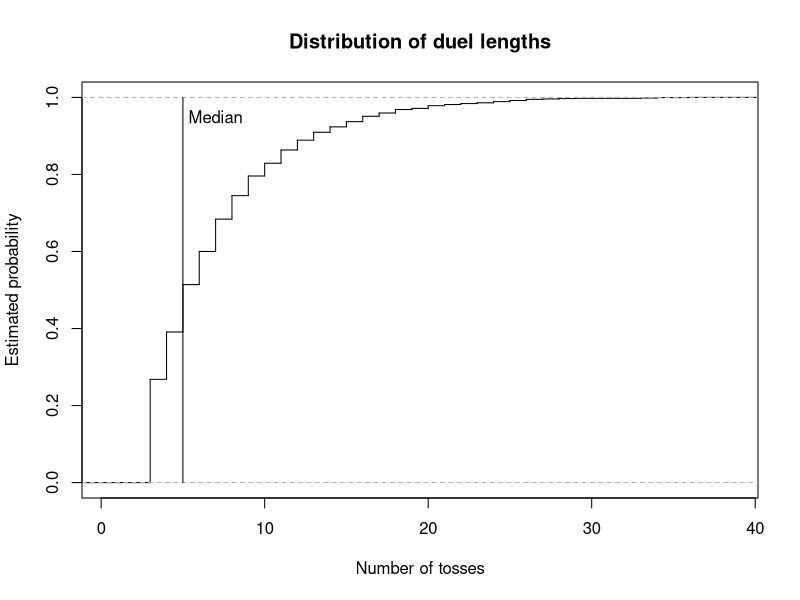
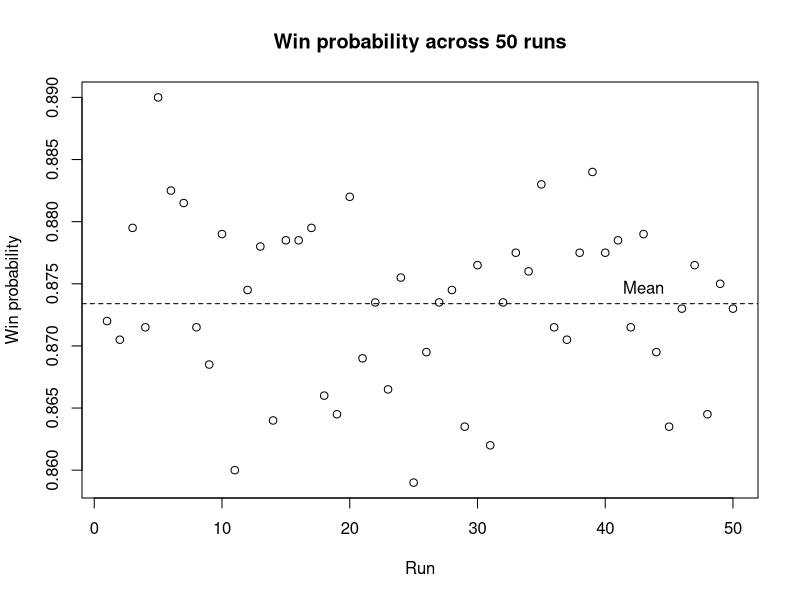

These figures' R source, in order:
# =============================================================================
# Coin-Toss Pattern Duel
#
# Authors:
# Pierrick de Boer: S3034691
# Fagan Ganbarli: S3015664
# Raneem Alluhaydan: S3044929


# Contributions:
# Pierrick de Boer ( 33%): Task 1-3
# Fagan Ganbarli ( 33%): Task 4-5
# Raneem Alluhaydan ( 33%): Task 6-7
#
# Overview:
# This script simulates duels between two binary patterns in a sequence
# of coin tosses. It identifies which pattern appears first and estimates
# the probability that player A wins through repeated simulations.
#
# Main functions:
# 1. firsthit(): Find the first occurrence of a pattern.
# 2. sim_duels(): Simulate multiple duels.
# 3. duel(): Simulate one duel.
# 4. pwin(): Estimate the probability that a pattern wins.
# 5. ewait(): Calculate the expected waiting time of a pattern.
# 6. pmat(): Calculate win probabilities between patterns.
# 7. find_cycle(): Find a non-transitive cycle of patterns.
# =============================================================================

# Task 1: Find the first occurrence of a pattern in a toss stream.

# Idea:
# Compare the pattern with every window of k consecutive tosses at
# once and return the position where the first matching window ends.

# Input:
# x = A toss stream, either a vector or a matrix with one
#     stream per row.
# a = A pattern of length k.

# Output:
# The toss at which the pattern is first completed in each row,
# or NA if the pattern does not appear.

# Method:
# Convert a vector into a one-row matrix.
# Build a logical matrix of all possible starting positions and
# compare each element of the pattern with the matching shifted
# columns of x.
# Take the first matching start in each row and add k - 1 to
# obtain the ending position.

firsthit <- function(x, a) {
  
  # Treat a single stream as a matrix with one row.
  if (!is.matrix(x)) {
    x <- matrix(x, nrow = 1)
  }
  
  L <- ncol(x)
  k <- length(a)
  
  # A pattern longer than the sequence cannot occur.
  if (k > L) {
    return(rep(NA, nrow(x)))
  }
  
  # Check every possible starting position.
  hit <- matrix(TRUE, nrow = nrow(x), ncol = L - k + 1)
  
  for (j in seq_along(a)) {
    hit <- hit & x[, j:(L - k + j), drop = FALSE] == a[j]
  }
  
  # Find the first matching position in each row.
  start <- max.col(hit, ties.method = "first")
  start[rowSums(hit) == 0] <- NA
  
  # Convert starting positions into ending positions.
  return(start + k - 1)
}


# Task 2: Simulate duels between two patterns.

# Idea:
# Toss a shared coin stream for many duels at once and stop each
# duel as soon as one of the two patterns appears.

# Input:
# a = Binary pattern of player A.
# b = Binary pattern of player B, distinct from a and of equal length.
# p = The probability of a head
# nreps = The number of independent duels to simulate.

# Output:
# A list containing the winner of each duel (1 for A, 0 for B)
# and the number of tosses each duel took.

# Method:
# Check that the patterns have equal length and are distinct.
# Generate tosses in blocks, one row per duel, and find the first
# occurrence of each pattern with firsthit().
# Store the results of decided duels and continue only with the
# undecided ones. Keep the last k - 1 tosses of each undecided row
# so that patterns crossing block boundaries are detected.

sim_duels <- function(a, b, p = 0.5, nreps = 1) {
  
  k <- length(a)
  
  if (k != length(b)) {
    stop("this is not a fair game!")
  }
  
  if (all(a == b)) {
    stop("a and b are identical")
  }
  
  # Initialize the block length and simulation results.
  time <- 0
  B <- 3 * k
  
  active <- 1:nreps
  winner <- rep(NA, nreps)
  tosses <- rep(NA, nreps)
  
  while (length(active) > 0) {
    
    # Generate the initial block of tosses.
    if (time == 0) {
      W <- matrix(
        rbinom(nreps * B, size = 1, prob = p),
        nrow = nreps
      )
      
    } else {
      # Retain the last k - 1 tosses from each active sequence.
      keep <- W[
        ,
        B - (k - 1) + seq_len(k - 1),
        drop = FALSE
      ]
      
      # Generate new tosses for the unfinished duels.
      W_new <- matrix(
        rbinom(
          nrow(keep) * (B - k + 1),
          size = 1,
          prob = p
        ),
        nrow = nrow(keep)
      )
      
      # Append the new tosses to the retained sequence.
      W <- cbind(keep, W_new)
    }
    
    # Find the first occurrence of each player's pattern.
    time_a <- firsthit(W, a)
    time_b <- firsthit(W, b)
    
    # Identify the winner based on the earliest occurrence.
    a_wins <- !is.na(time_a) &
      (is.na(time_b) | time_a < time_b)
    
    b_wins <- !is.na(time_b) &
      (is.na(time_a) | time_b < time_a)
    
    # Store the results of completed duels.
    decided <- a_wins | b_wins
    
    hit_time <- pmin(time_a, time_b, na.rm = TRUE)
    
    winner[active[a_wins]] <- 1
    winner[active[b_wins]] <- 0
    
    tosses[active[decided]] <- time + hit_time[decided]
    
    # Remove completed duels from the active simulations.
    active <- active[!decided]
    W <- W[!decided, , drop = FALSE]
    
    # Advance the number of newly generated tosses.
    time <- time + B - (k - 1)
  }
  
  return(list(winner = winner, tosses = tosses))
}


# Task 2: Simulate a single duel.

# Idea:
# A single duel is a special case of sim_duels() with one repetition,
# so the simulation code is shared rather than repeated.

# Input:
# a = Binary pattern of player A.
# b = Binary pattern of player B.
# p = The probability of a head

# Output:
# A vector c(winner, tosses), where winner is 1 if A wins and 0
# if B wins, and tosses is the number of tosses the duel took.

# Method:
# Call sim_duels() with nreps = 1 and combine both results
# into one vector.

duel <- function(a, b, p = 0.5) {
  
  # Simulate one duel.
  result <- sim_duels(a, b, p, nreps = 1)
  
  return(c(result[[1]], result[[2]]))
}


# Task 3: Estimate the probability that one pattern wins a duel.

# Idea:
# Estimate the win probability of player A as the proportion of
# simulated duels that A wins.

# Input:
# a = Binary pattern of player A.
# b = Binary pattern of player B.
# p = The probability of a head
# nreps = The number of independent duels to simulate.

# Output:
# The estimated probability that pattern a appears before pattern b.

# Method:
# Simulate all duels at once with sim_duels().
# Since a win for A is stored as 1 and a loss as 0, the mean of
# the winner vector estimates the win probability.

pwin <- function(a, b, p = 0.5, nreps = 10000) {
  
  # Simulate the duels.
  result <- sim_duels(a, b, p, nreps)
  
  # Calculate the proportion of duels won by player A.
  p_a_wins <- sum(result[[1]]) / length(result[[1]])
  
  return(p_a_wins)
}


# Task 4: Calculating the exact expected waiting time for a pattern.

# Idea:
# The expected waiting time depends on the lengths for which
# the first and last j elements of a pattern match. Each matching
# overlap contributes the reciprocal of the probability of its prefix.

# Input:
# a = A non-empty binary vector representing the pattern.
# p = The probability of a head (0 < p < 1).

# Output:
# The exact expected waiting time until the pattern appears. 

# Method:
# Check that the inputs are valid.
# Examine every possible overlap length. If the first and last j
# elements match, calculate the prefix probability and add its
# reciprocal to the expected waiting time.

ewait <- function(a, p = 0.5) {
  
  # Check that the pattern is a non-empty binary vector.
  if (length(a) == 0 || any(a != 0 & a != 1) || anyNA(a)) {
    stop("The pattern must be a non-empty binary vector.")  
  }
  
  # Check that p is a valid probability between 0 and 1.
  if (!is.numeric(p) || length(p) != 1 || 
      p <= 0 || p >= 1 || is.na(p)) {
    stop("p must be a numeric value between 0 and 1.")  
  }
  
  k <- length(a)
  expected_wait <- 0
  
  # Examine every possible overlap length, including the full pattern.
  for (j in 1:k) {
    
    # An overlap exists when the first and last j elements match.
    if (all(a[1:j] == a[(k-j+1):k])) {
      
      # Count the number of heads in the prefix.
      n_head <- sum(a[1:j] == 1)
      
      # Calculate the probability of the prefix.
      r_probability <- (p ^ n_head) * ((1 - p) ^ (j - n_head))
      
      # Add the reciprocal probability for this overlap.
      expected_wait <- expected_wait + (1 / r_probability)
    }
  }
  return(expected_wait)
}


# Task 5: Calculate the matrix of pairwise win probabilities.

# Idea:
# Estimate how often each pattern beats every other pattern using 
# repeated simulations, and store the result probabilities in a matrix. 

# Input:
# k = The length of each binary pattern.
# p = The probability of a head
# nreps = The number of simulated duels for each pair..

# Output:
# A 2^k by 2^k matrix of estimated win probabilities.
# The diagonal entries are NA, because a pattern cannot duel itself.

# Method:
# Generate all possible patterns of length k and arrange them in
# lexicographic order, with 0 before 1.
# Estimate the win probability for every distinct pattern using 
# the pwin() function and store the result in matrix M.

pmat <- function(k, p = 0.5, nreps = 10000) {
  
  # Generate all possible binary patterns of length k.
  pattern <- expand.grid(rep(list(0:1), k))
  
  # Arrange patterns in lexicographic order, with 0 before 1.
  pattern <- pattern[
    do.call(order, as.data.frame(pattern)), , drop = FALSE]
  
  # Convert the patterns to a matrix.
  pattern <- as.matrix(pattern)
  
  # Create a matrix to store the estimated win probabilities.
  M <- matrix(NA, nrow = 2^k, ncol = 2^k)
  
  # Calculate the number of patterns.
  n <- nrow(pattern)
  
  # Label the rows and columns using the binary patterns.
  rownames(M) <- apply(pattern, 1, paste, collapse = "")
  colnames(M) <- apply(pattern, 1, paste, collapse = "")
  
  # Estimate the probability that each pattern beats every other pattern.
  for (i in 1:n) {
    for (j in 1:n) {
      
      # Leave diagonal entries as NA, because a pattern cannot duel itself.
      if (i != j) {
        M[i, j] <- pwin(
          pattern[i, ],
          pattern[j, ],
          p = p,
          nreps = nreps
        )
      }
    }
  }
  return(M)
}




# Task 1: Test firsthit() on a stream that can be checked by hand.

x <- c(1, 0, 0, 1, 0, 1, 1, 1, 0)

firsthit(x, c(1, 0, 1))   # Expected: 6
firsthit(x, c(0, 1, 1))   # Expected: 7
firsthit(x, c(0, 0, 0))   # Expected: NA


# Task 5(a): Find the best reply and its win probability for each pattern.

# Idea:
# For each pattern, find the pattern that beats it with the 
# highest probability and display the results in a table.

# Input:
# M = The matrix of win probabilities created by pmat() function
# with k = 3 and a fair coin.

# Output:
# A data frame showing each pattern, its best reply, and the 
# probability that the best reply wins.

# Method:
# Replace the diagonal NA values with -inf so they cannot be 
# selected as the best reply.
# Find the maximum value in each column.
# Record the each pattern, its best reply, and the associated 
# win probability in a data frame.

# Create a matrix for k = 3 and a fair coin using pmat() function.
M <- pmat(k = 3, p = 0.50)
M_fair <- M 

# Replace the diagonal NA values with -inf.
M <- replace(M, is.na(M), -Inf)

# Find the index of the best reply for each pattern.
best_reply <- apply(M, 2, which.max)

# Create a vector to store the win probabilities.
win_probability <- numeric(ncol(M))

# Store the win probability of each best reply.
for (j in seq_len(ncol(M))) {
  win_probability[j] <- M[best_reply[j], j]
}

# Create a data frame of patterns, best replies, and win probabilities.
best_reply_table <- data.frame(
  Pattern = rownames(M),
  Best_reply = rownames(M)[best_reply],
  Probability = win_probability
)

print(best_reply_table)


# Task 5(b)(I): Find evenly matched pattern pairs.

# Idea:
# Find pairs with approximately equal chances (between 0.49 and 0.51) 
# of winning against each other.

# Input:
# M = The matrix of win probabilities created by pmat() function
# with k = 3 and a fair coin.

# Output:
# A data frame showing each evenly matched pair and the win 
# probabilities of both pattern

# Method:
# Examine each distinct pair only once.
# Keep pairs for which both win probabilities are between 0.49 and 0.51.

# Create an empty data frame to store the results.
evenly_matched_pairs <- data.frame(
  Pattern1 = character(),
  Pattern2 = character(),
  P1_Win_Probability = numeric(),
  P2_Win_Probability = numeric()
)

# Examine all pairs with for loop.
for (i in seq_len(nrow(M))) {
  for (j in seq_len(ncol(M))) {
    
    # Check each pair once and exclude the diagonal.
    if (j > i && 
        !is.na(M[i, j]) &&
        !is.na(M[j, i]) &&
        abs(M[i, j] - 0.5) <= 0.01 &&
        abs(M[j, i] - 0.5) <= 0.01) {
      
      # Store both patterns and their win probabilities.
      evenly_matched_pairs <- rbind(
        evenly_matched_pairs,
        data.frame(
          Pattern1 = rownames(M)[i],
          Pattern2 = colnames(M)[j],
          P1_Win_Probability = M[i, j],
          P2_Win_Probability = M[j, i]
        )
      )
    }
  }
}

# Reset row names and display the result
row.names(evenly_matched_pairs) <- NULL
print(evenly_matched_pairs)


# Task 5(b)(II): Find the shortest non-transitive cycle.

# Idea:
# Find the shortest cycle in which every pattern beats the next
# pattern with at least given win probability.

# Input:
# m = A matrix of pairwise win probabilities.
# min_probability = The minimum probability required for each win.

# Output:
# A data frame showing the patterns in each cycle, the direction 
# of each win, and win probabilities.

# Method:
# Search cycles in increasing order of length. Use recursive search
# to extend path without repeating patterns, and check whether the
# final pattern beats the starting pattern to complete a cycle.

find_cycle <- function(m, min_probability = 0.60) {
  
  k <- nrow(m)
  
  # Check cycle from the shortest possible length (3).
  for (i in 3:k) {
    
    cycles <- list()
    
    # Try each pattern as the starting point.
    for(start in seq_len(k)) {
      
      search <- function(path) {
        
        last <- path[length(path)]
        
        # Check whether the path can be closed into a cycle.
        if (length(path) == i) {
          
          if (!is.na(m[last, start]) &&
              m[last, start] >= min_probability) {
            
            cycles[[length(cycles) + 1]] <<- path
          }
          
          return(invisible(NULL))
        }
        
        # Only consider unused patterns to avoid duplicate cycles.
        sequence <- setdiff(seq_len(k), path)
        sequence <- sequence[sequence > start]
        
        for (next_item in sequence) {
          
          if (!is.na(m[last, next_item]) && 
              m[last, next_item] >= min_probability) {
            
            search(c(path, next_item))
          }
        }
      }
      search(start)
    }
    
    # Return the cycle when shortest length has been found.
    if (length(cycles) > 0) {
      
      result <- do.call(rbind, lapply(seq_along(cycles), function(x) {
        
        path <- cycles[[x]]
        next_path <- c(path[-1], path[1])
        
        data.frame(
          Cycle = x,
          From = rownames(m)[path],
          To = colnames(m)[next_path],
          Win = m[cbind(path, next_path)]
        )
      }))
      rownames(result) <- NULL
      return(result)
    }
  }
  
  # Return a message if no cycle exists.
  return("No cycle found.")
}

# Find the shortest cycle with minimum win probability = 0.60.
find_cycle(M, min_probability = 0.60)  

# Task 5(c): Compare expected waiting times with duel results.

# Idea:
# Find pairs with the same expected waiting time and identify.
# pairs with noticeably different duel probabilities.

# Input:
# M = The matrix of win probabilities created by pmat() function
#      with k = 3 and a fair coin.
# ewait() = The function that calculates the expected waiting time. 

# Output:
# A data frame that demonstrates pairs with the same expected 
# waiting time whose duel probability is below 0.4 or above 0.6.

# Method:
# Get the pattern labels from the row names of M.
# Convert labels into a binary matrix.
# Calculate the exact expected waiting time with ewait() function 
# Compare each pairs and keep whose expected waiting times are the same.
# Display pairs with win probability notably far from 0.5.

# Get the pattern labels from the row names of M.
M <- pmat(k = 3, p = 0.5)
M <- M_fair

pattern_label <- rownames(M)

# Convert labels into a binary matrix.
pattern_label <- t(sapply(pattern_label, function(x) {
  as.numeric(strsplit(x, "")[[1]])
})) 

# Define pattern names.
pattern_names <- apply(pattern_label, 1, paste, collapse = "")

# Calculate th exact expected waiting time.
expected_wait <- apply(pattern_label, 1, ewait)

# Create an empty data frame to store pairs.
comparison_table <- data.frame(
  Pattern1 = character(),
  Pattern2 = character(),
  Expected_Wait = numeric(),
  Win_Probability = numeric()
)

# Compare every distinct pairs.
for (i in seq_len(nrow(M))) {
  for (j in seq_len(ncol(M))) {
    
    # Check each pair ony one time
    # Keep pairs with the same expected waiting time.
    if (i < j &&
        expected_wait[i] == expected_wait[j]) {
      
      # Store the pair, their equal expected waiting time,
      # and the probability that Pattern1 beats Pattern2.
      comparison_table <- rbind(
        comparison_table, data.frame(
          Pattern1 = pattern_names[i],
          Pattern2 = pattern_names[j],
          Expected_Wait = expected_wait[i],
          Win_Probability = M[i, j]
        )
      )
    }
  }
}

# Display pairs whose win probabilities notable differ from 0.5 
# (win probability is below 0.4 or above 0.6.)

comparison_table <- comparison_table[
  abs(comparison_table$Win_Probability - 0.5) > 0.1, ]

row.names(comparison_table) <- NULL

print(comparison_table)

#Task 6: Plot duel lengths and variation in win probabilities.

# Idea:
# Describe the two things you are investigating:
# how long duels take and how estimates vary between runs.

# Input:
# Patterns 011 and 111, a fair coin, 2000 duels,
# and 50 repeated runs for the win-probability estimates.

# Output:
# Two graphs: a CDF of duel lengths and a plot of
# win-probability estimates across 50 runs.

# Method:
# Simulate duels, plot their lengths and mark the median.
# Repeat the win-probability estimation 50 times, plot
# the results and mark their mean.

# Choose the two patterns and simulate 2000 duels.
a <- c(0,1,1)
b <- c(1,1,1)
results <- sim_duels(a,b, p = 0.5, nreps = 2000)

# Save the duel lengths and plot their distribution as a staircase.

tosses <- results$tosses

plot(ecdf(tosses), 
     verticals = TRUE,
     do.points = FALSE,
     main = "Distribution of duel lengths",
     xlab = "Number of tosses", 
     ylab = "Estimated probability")

# Calculate the median duel length and mark it with a vertical line.
med <- median(tosses)
lines(c(med, med), c(0,1))
text(med + 2, 0.95, "Median")

# Estimate the win probability over 50 runs, using 2000 duels per run.
win_estimates <- numeric(50)

for (i in 1:50) { 
  win_estimates[i] <- pwin(
    a = c(0,1,1),
    b = c(1,1,1),
    p = 0.5,
    nreps = 2000
  )
}

#Calculate the mean of the 50 estimates.

mean(win_estimates)

# Plot the estimates and mark their mean with a dashed line.
plot(win_estimates,
     xlab = "Run",
     ylab = "Win probability",
     main = "Win probability across 50 runs")

abline(h = mean(win_estimates), lty = 2)
text(43, mean(win_estimates), "Mean", pos = 3)

# Task 7: Investigate the effect of coin bias.

# Idea:
# Check how changing the coin bias affects the best replies.

# Input:
# Patterns of length 3, with p = 0.25 and p = 0.7.

# Output:
# A best-reply table for each coin bias.

# Method:
# Calculate the win-probability matrix and find the best reply
# to each pattern. Repeat for both coin biases and compare the results.

# Create the win-probability matrix for p = 0.25.
M <- pmat(k = 3, p = 0.25, nreps = 2000)

# Exclude patterns from being their own best reply.
M <- replace(M, is.na(M), -Inf)

# Find each best reply and save its win probability.
best_reply <- apply(M, 2, which.max)

win_probability <- numeric(ncol(M))

for (j in seq_len(ncol(M))) {
  win_probability[j] <- M[best_reply[j], j]
}

# Create and print the best-reply table.
best_reply_table <- data.frame(
  Pattern = rownames(M),
  Best_reply = rownames(M)[best_reply],
  Probability = win_probability,
  row.names = NULL
)

print(best_reply_table)

# Repeat the best-reply analysis for p = 0.7.
M <- pmat(k = 3, p = 0.7, nreps = 2000)

# Exclude patterns from being their own best reply.
M <- replace(M, is.na(M), -Inf)

# Find each best reply and save its win probability.
best_reply <- apply(M, 2, which.max)
win_probability <- numeric(ncol(M))

for (j in seq_len(ncol(M))) {
  win_probability[j] <- M[best_reply[j], j]
}

# Create and print the best-reply table.
best_reply_table <- data.frame(
  Pattern = rownames(M),
  Best_reply = rownames(M)[best_reply],
  Probability = win_probability,
  row.names = NULL
)

print(best_reply_table)

# Overall analysis

# Graphs:
# The CDF shows the distribution of duel lengths, with the median
# marked. The second graph shows variation in win-probability
# estimates across 50 runs, with the mean marked.

# Best replies and cycles:
# The best replies change with coin bias. The cycle for p = 0.25 is
# 100 -> 000 -> 001 -> 010 -> 100, while for p = 0.7 it is
# 110 -> 101 -> 011 -> 111 -> 110.

# Waiting times:
# Patterns 001 and 100 both have an expected waiting time of
# 8 tosses, but their head-to-head win probability is not 0.5.

#  Conclusion:
# Expected waiting times alone cannot predict who wins a duel.
# Both patterns are checked using the same sequence of coin tosses,
# and their patterns can overlap in that sequence.
# This means their waiting times are linked, not independent.
# Therefore, comparing their expected waiting times alone can
# give a misleading idea of which pattern will win.
